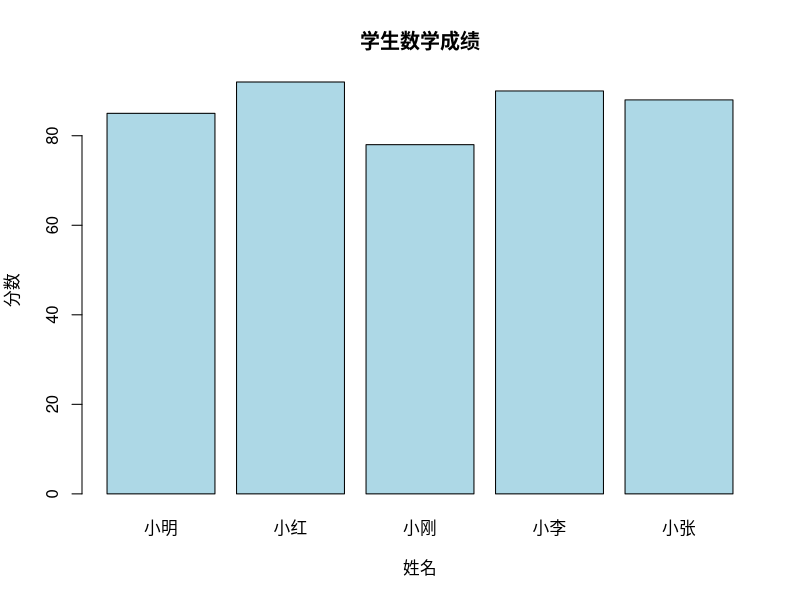

Reproduce this figure in R.
# 这是一个简单的 R 语言示例程序
# 它可以帮助你验证 R 环境是否配置成功

# 1. 打印欢迎信息
print("Hello, R World! 欢迎来到 R 语言的世界！")

# 2. 创建一个简单的数据框 (Data Frame)
# 模拟 5 个学生的成绩
data <- data.frame(
  Name = c("小明", "小红", "小刚", "小李", "小张"),
  Math = c(85, 92, 78, 90, 88),
  English = c(88, 85, 80, 92, 86)
)

# 3. 显示数据
print("学生成绩单：")
print(data)

# 4. 进行简单的统计分析
# 计算数学平均分
math_mean <- mean(data$Math)
print(paste("数学平均分是：", math_mean))

# 计算英语平均分
english_mean <- mean(data$English)
print(paste("英语平均分是：", english_mean))

# 5. 简单的绘图 (保存为 PDF 文件)
# 在 Windows VS Code 中，如果安装了 httpgd，图表通常会显示在右侧窗口
# 这里为了通用性，我们将图表保存到文件中

pdf("scores_plot.pdf") # 开始记录绘图到 PDF
barplot(data$Math, 
        names.arg = data$Name, 
        col = "lightblue", 
        main = "学生数学成绩",
        xlab = "姓名",
        ylab = "分数")
dev.off() # 关闭绘图设备，保存文件

print("绘图已保存为 'scores_plot.pdf'")
